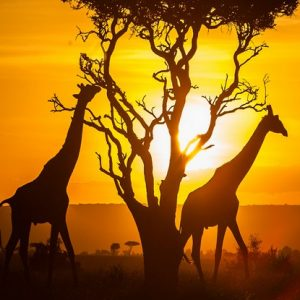
%> input picture Week5/test.jpg, 300 x 300 px
$ octave script.m   (GNU Octave 9; MATLAB toolbox functions it lacks are replaced by stand-ins)
%> lines starting %> are read from the running program, lines starting %| are printed output that depends on the picture
#--------------------------------Part a---------------------------#
reading image
%> (this line was passed over: reading is not available in this run)
img = imread("test.jpg");
%> img is the input picture: size 300x300x3 uint8; mean R, G, B 166.1, 107.9, 20.4

# showing image
f = imshow(img);
#waitfor(f)

#converting image into double
double_img = double(img);
f = imshow(double_img);
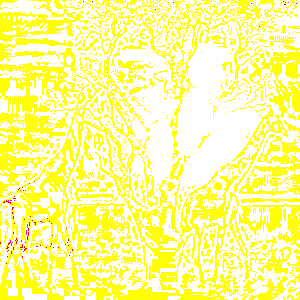
%> displayed picture: size 300x300x3, on the screen's scale of 0 to 255; mean R, G, B 255, 254.5, 148.1
#waitfor(f);

#converting to gray scale image
gray_scale_image=rgb2gray(img);
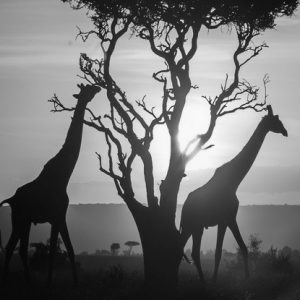
%> gray_scale_image: size 300x300 uint8; min 4, max 254, mean 115.3
f = imshow(gray_scale_image);
#waitfor(f);

#-------------------------------Part b----------------------------#
# 2-dimensional Fourier transform it return complex numbers
# getting fast forier transfor
fft = fft2(gray_scale_image);

# gettign magnitude
fft = abs(fft);
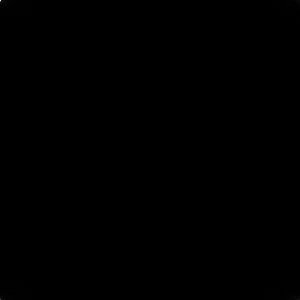
%> fft: size 300x300 double; min 15.66, max 10376272, mean 5817.1; drawn with min black and max white
f = imshow(fft, [0, 4000]);
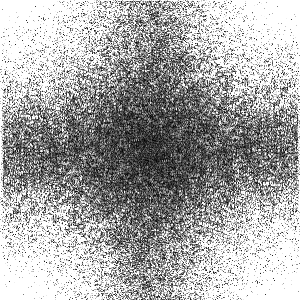
%> displayed picture: size 300x300, on the screen's scale of 0 to 255; min 1, max 255, mean 168.5

#inverse
inv = ifft2(ceil(mod((real(fft)), 255)));
f = imshow(inv, [0, 1000]);
waitfor(f);
# getting magnitude

imshow(orgImg, [0, 10000]);
%> (this line was passed over: orgImg is not available in this run)

#------------------------------Part c ----------------------------#
array = fft;
array(100:200, 100:200) = 0;
array = ifft2(ceil(mod((real(array)), 255) + 1));
f = imshow(array, [0, 50]);
waitfor(f)

#---------------------------- Pard d -----------------------------#
array = fft;
array(145:155, 145:155) = 0;
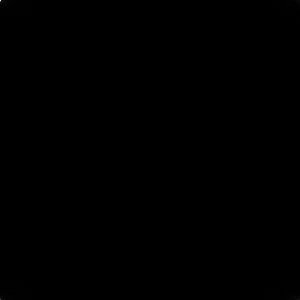
%> array: size 300x300 double; min 0, max 10376272, mean 5815.8; drawn with min black and max white
inv = ifft2(ceil(mod((real(array)), 255) + 1));
f = imshow(array, [0, 1150]);
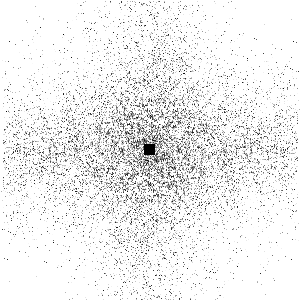
%> displayed picture: size 300x300, on the screen's scale of 0 to 255; min 0, max 255, mean 239
waitfor(f);
